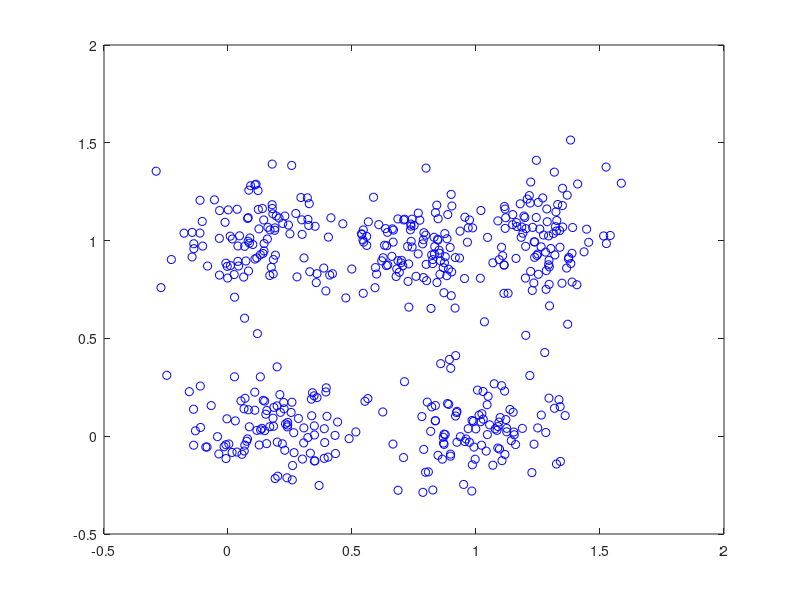

MATLAB code to generate this figure: (Note: this script raises an error after producing the figure.)
clc;
clear all;
close all;
startTime=tic;

data1 = csvread('data1.csv');
data2 = csvread('data2.csv');
data3 = csvread('data3.csv');

figure(1);
plot(data1(:,1),data1(:,2),'ob');
% figure(2);
% plot(data2(:,1),data2(:,2),'b');
% figure(3);
% plot(data3(:,1),data3(:,2),'b');

% number of clusters
% K = 5;

for kIndex = 2:15,
    
    numberOfTrainingData = size(data1,1);
    numberOfFeatureDimensions = size(data1,2);
    
    for index=1:10,
        
        
        % initialize cluster centers
        
        %     randCenterIndices = randi([1 numberOfTrainingData], 1, K);
        randCenterIndices = randperm(numberOfTrainingData, K);
        
        
        clusterCenters = data1(randCenterIndices,:);
        
        data1Label = zeros(numberOfTrainingData, 1);
        data1DistanceFromClusterCenter = Inf(numberOfTrainingData, K);
        
        % Assign each data point to a cluster: label each data point with a cluster
        % number
        
        changeInLabelsFlag = 1;
        
        while changeInLabelsFlag == 1,
            
            changeInLabelsFlag = 0;
            
            for i = 1:numberOfTrainingData,
                for j = 1:K,
                    data1DistanceFromClusterCenter(i,j) = EuclideanDistance(data1(i,:),clusterCenters(j,:));
                end
                % check to see if any data point's label is updated
                [~, newLabel] = min(data1DistanceFromClusterCenter(i,:));
                if  data1Label(i) ~= newLabel,
                    changeInLabelsFlag = 1;
                end
                % update label maybe?
                [~, data1Label(i)] = min(data1DistanceFromClusterCenter(i,:));
                
            end
            
            
            % Re-estimate cluster centers
            
            Mu = Inf(K, numberOfFeatureDimensions);
            
            for i = 1:K,
                
                Mu(i,:) = mean(data1(find(data1Label == i),:));
                
                
                minDiff = EuclideanDistance(data1(1,:), Mu(i,:));
                
                for j = 2:numberOfTrainingData
                    if minDiff > EuclideanDistance(data1(j,:), Mu(i,:)),
                        minDiff = EuclideanDistance(data1(j,:), Mu(i,:));
                        closestDataPointToMuIndex = j;
                    end
                end
                
                %             clusterCenters(i,:) = data1(closestDataPointToMuIndex,:);
                clusterCenters(i,:) = Mu(i,:);
                % Part 1. b.
                
                
                
            end
            
        end
        
        
        
        
        hold on;
        plot(clusterCenters(:,1),clusterCenters(:,2),'oc');
        hold on;
        
        
        withinClusterSum = zeros(K,1);
        
        % clustering done
        % calculate withing cluster sum of distances
        for i = 1:K,
            
            %      clusterI = zeros(size((data1(find(data1Label == i),:))));
            clusterI = data1(find(data1Label == i),:);
            for j = 1:size(clusterI,1),
                withinClusterSum(i) = withinClusterSum(i) + (EuclideanDistance(Mu(i,:), clusterI(j,:)))^2;
            end
            
        end
        
        if min(withinClusterSum) == 0
            test = 0;
        end
        MinMaxMeanSD(index, 1) = min(withinClusterSum);
        MinMaxMeanSD(index, 2) = max(withinClusterSum);
        MinMaxMeanSD(index, 3) = mean(withinClusterSum);
        MinMaxMeanSD(index, 4) = std(withinClusterSum);
        
        
    end
    
end

title({'K-Means clustering with K = 5, for 200 times'});
legend('Original Data Points', 'Cluster Centers');
xlabel('X');
ylabel('Y');

% save as PNG and EPS
saveas(1, 'fig_Kmeans_with_random_initialization', 'epsc2');
saveas(1, 'fig_Kmeans_with_random_initialization', 'png');
saveas(1, 'fig_Kmeans_with_random_initialization', 'fig');
saveas(1, ['fig_' datestr(date, 'YYYY-mm-dd') '_' datestr(now, 'HH-MM-SS') '_' 'Kmeans_with_random_initialization'], 'epsc2');
saveas(1, ['fig_' datestr(date, 'YYYY-mm-dd') '_' datestr(now, 'HH-MM-SS') '_' 'Kmeans_with_random_initialization'], 'fig');
saveas(1, ['fig_' datestr(date, 'YYYY-mm-dd') '_' datestr(now, 'HH-MM-SS') '_' 'Kmeans_with_random_initialization'], 'png');

% plot the metrics
figure(2);
hold on;
plot((1:1:200), MinMaxMeanSD(:,1), 'og');
hold on;
plot((1:1:200), MinMaxMeanSD(:,2), 'ob');
hold on;
% errorbar((1:5:200), MinMaxMeanSD(1:5:end,3), MinMaxMeanSD(1:5:end,4), '.r');
errorbar((1:1:200), MinMaxMeanSD(1:1:end,3), MinMaxMeanSD(1:1:end,4), '.r');

hold on;
plot((1:1:200), MinMaxMeanSD(:,3), 'ok');
hold on;
title({'Min, Max, Mean and STD of Within-Cluster Sum of Squared Distances for K-Means clustering with K = 5, for 200 times'});
legend('Min', 'Max', 'Standard deviation', 'Mean');
hold on;
xlabel('200 runs');
ylabel('Within-Cluster Sum of Squared Distances');

saveas(2, ['fig_' datestr(date, 'YYYY-mm-dd') '_' datestr(now, 'HH-MM-SS') '_' 'Within_cluster_sum_of_squared_distances_200runs'], 'epsc2');
saveas(2, ['fig_' datestr(date, 'YYYY-mm-dd') '_' datestr(now, 'HH-MM-SS') '_' 'Within_cluster_sum_of_squared_distances_200runs'], 'fig');
saveas(2, ['fig_' datestr(date, 'YYYY-mm-dd') '_' datestr(now, 'HH-MM-SS') '_' 'Within_cluster_sum_of_squared_distances_200runs'], 'png');


% save the environment variables
save ([datestr(date, 'YYYY-mm-dd') '_' datestr(now, 'HH-MM-SS')]);

runningTime = toc(startTime);
runningTime
